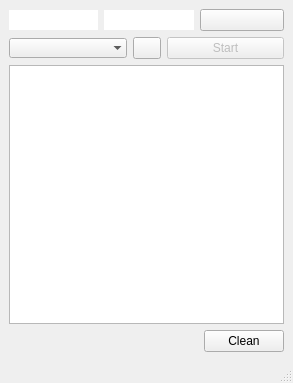
<?xml version="1.0" encoding="UTF-8"?>
<ui version="4.0">
 <class>MainWindow</class>
 <widget class="QMainWindow" name="MainWindow">
  <property name="enabled">
   <bool>true</bool>
  </property>
  <property name="geometry">
   <rect>
    <x>0</x>
    <y>0</y>
    <width>293</width>
    <height>383</height>
   </rect>
  </property>
  <property name="maximumSize">
   <size>
    <width>16777215</width>
    <height>16777215</height>
   </size>
  </property>
  <property name="windowTitle">
   <string>MainWindow</string>
  </property>
  <widget class="QWidget" name="centralwidget">
   <layout class="QVBoxLayout" name="verticalLayout">
    <item>
     <layout class="QHBoxLayout" name="horizontalLayout_2">
      <item>
       <widget class="QLineEdit" name="tcpHostnameEdit">
        <property name="focusPolicy">
         <enum>Qt::FocusPolicy::ClickFocus</enum>
        </property>
        <property name="frame">
         <bool>false</bool>
        </property>
        <property name="alignment">
         <set>Qt::AlignmentFlag::AlignCenter</set>
        </property>
       </widget>
      </item>
      <item>
       <widget class="QLineEdit" name="tcpPortEdit">
        <property name="focusPolicy">
         <enum>Qt::FocusPolicy::ClickFocus</enum>
        </property>
        <property name="frame">
         <bool>false</bool>
        </property>
        <property name="alignment">
         <set>Qt::AlignmentFlag::AlignCenter</set>
        </property>
       </widget>
      </item>
      <item>
       <widget class="QPushButton" name="tcpConnButton">
        <property name="minimumSize">
         <size>
          <width>84</width>
          <height>0</height>
         </size>
        </property>
        <property name="toolTip">
         <string>TCP Connect/Disconnect</string>
        </property>
        <property name="text">
         <string/>
        </property>
        <property name="icon">
         <iconset resource="res.qrc">
          <normaloff>:/images/disconnect.png</normaloff>:/images/disconnect.png</iconset>
        </property>
       </widget>
      </item>
     </layout>
    </item>
    <item>
     <layout class="QHBoxLayout" name="horizontalLayout">
      <item>
       <widget class="QComboBox" name="deviceComboBox">
        <property name="minimumSize">
         <size>
          <width>0</width>
          <height>0</height>
         </size>
        </property>
        <property name="frame">
         <bool>false</bool>
        </property>
       </widget>
      </item>
      <item>
       <widget class="QPushButton" name="searchPushButton">
        <property name="minimumSize">
         <size>
          <width>0</width>
          <height>0</height>
         </size>
        </property>
        <property name="maximumSize">
         <size>
          <width>28</width>
          <height>16777215</height>
         </size>
        </property>
        <property name="toolTip">
         <string>Search for 1-Wire devices</string>
        </property>
        <property name="text">
         <string/>
        </property>
        <property name="icon">
         <iconset resource="res.qrc">
          <normaloff>:/images/search.png</normaloff>:/images/search.png</iconset>
        </property>
        <property name="iconSize">
         <size>
          <width>16</width>
          <height>16</height>
         </size>
        </property>
       </widget>
      </item>
      <item>
       <widget class="QPushButton" name="startMeasureButton">
        <property name="enabled">
         <bool>false</bool>
        </property>
        <property name="minimumSize">
         <size>
          <width>0</width>
          <height>0</height>
         </size>
        </property>
        <property name="maximumSize">
         <size>
          <width>16777215</width>
          <height>16777215</height>
         </size>
        </property>
        <property name="toolTip">
         <string>Start polling</string>
        </property>
        <property name="text">
         <string>Start</string>
        </property>
       </widget>
      </item>
     </layout>
    </item>
    <item>
     <widget class="QTextEdit" name="textEdit">
      <property name="readOnly">
       <bool>true</bool>
      </property>
     </widget>
    </item>
    <item>
     <layout class="QHBoxLayout" name="horizontalLayout_3">
      <item>
       <spacer name="horizontalSpacer">
        <property name="orientation">
         <enum>Qt::Orientation::Horizontal</enum>
        </property>
        <property name="sizeHint" stdset="0">
         <size>
          <width>40</width>
          <height>20</height>
         </size>
        </property>
       </spacer>
      </item>
      <item>
       <widget class="QPushButton" name="clearPushButton">
        <property name="text">
         <string>Clean</string>
        </property>
       </widget>
      </item>
     </layout>
    </item>
   </layout>
  </widget>
  <widget class="QMenuBar" name="menubar">
   <property name="geometry">
    <rect>
     <x>0</x>
     <y>0</y>
     <width>293</width>
     <height>21</height>
    </rect>
   </property>
  </widget>
  <widget class="QStatusBar" name="statusbar"/>
 </widget>
 <resources>
  <include location="res.qrc"/>
 </resources>
 <connections/>
</ui>
